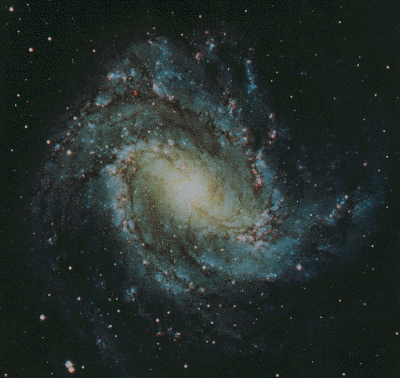
#> input picture Fotos/m83.tif, 400 x 378 px
$ jupyter execute --allow-errors trabalho2.ipynb
#> lines starting #> are read from the running program, lines starting #| are printed output that depends on the picture
# Processamento Digital de Imagens

1001527 - Turma A

Prof. Cesar Henrique Comin

## Análise experimental de complexidade da convolução espacial e por FFT

### Equipe
Igor Teixeira Machado RA: 769708

Rafael Vinícius Passador RA: 790036

## Introdução

Dada uma imagem $f$ e um filtro $w$ de tamanho $a\times b$, a correlação-cruzada para cada pixel $(x,y)$ da imagem é calculada pela fórmula

\begin{equation}
g(x,y)=\sum_{s=0}^{a}\sum_{t=0}^{b}w(s,t)f(x+s-\frac{a}{2}, y+t-\frac{b}{2})
\end{equation}

A convolução é avaliada para todos os valores das variáveis de deslocamento x e y de modo que o centro de w visite cada pixel em f, que supõe-se ter sido preenchido. Analogamente, utiliza-se a mesma equação para calcular a convolução entre um filtro e um sinal.

A FFT y(k) de comprimento $N$ da $N-ésima$ sequência de x(n) é definida como

\begin{equation}
y(k) = \sum_{n=0}^{N-1} e^{-2 \pi j \frac{k n}{N} } x(n)
\end{equation}

e sua inversa é definida como

\begin{equation}
x(n) = \frac{1}{N} \sum_{k=0}^{N-1} e^{2 \pi j \frac{k n}{N} } y(k)
\end{equation}

A partir dessas equações, utiliza-se as funções de implementação da biblioteca scipy.fft, a qual aplica as equações supracitadas de convolução e FFT.

## Instalações Necessárias

* pip install numpy
* python -m pip install -U matplotlib
* pip install scipy

## Implementação

[cell 1]
import numpy as np
import matplotlib.pyplot as plt
from scipy import signal
from scipy.fftpack import fft2, ifft2, fftfreq, fftshift
import timeit
import random
import os

[cell 2]
def random_matrix(n,m):
#> called with n = 5, m = 5
    matrix = np.zeros((n,m))

    for i in range(n):
        for j in range(m):
            matrix[i][j] = random.randint(0, 255)

    return matrix

def filtroTransform(filtro, img):

    filtro = filtro/filtro.sum()

    num_rows, num_cols = img.shape
    img_padded = np.pad(img, ((0, num_rows), (0, num_cols)), mode='constant', constant_values = 0)
    filt_image = np.zeros([2 * num_rows, 2 * num_cols])
    filt_image[num_rows - 3:num_rows + 4, num_cols - 3:num_cols + 4] = filtro

    filt_image = fftshift(filt_image)
    Ffilt = fft2(filt_image)
    freq_r = fftfreq(2 * num_rows)
    freq_c = fftfreq(2 * num_cols)

    Ffilt = fftshift(Ffilt)
    freq_r = fftshift(freq_r)
    freq_c = fftshift(freq_c)

    return Ffilt, freq_r, freq_c

def testeTempoExecucao(sinal, filtro, numeroExecucoes):

    #filtro, _, _ = filtroTransform(filtro, sinal)
    imagemOuSinal = "imagem: " if isImg else "sinal: "
    convolveDirect = np.zeros(sinal.shape, dtype=np.uint16)
    convolveFFT = np.zeros(sinal.shape, dtype=np.uint16)
    convolveDirect_time = timeit.timeit(convolveDirect := lambda : (signal.convolve(sinal, filtro, method='direct')), number = numeroExecucoes)
    lista1.append(convolveDirect_time)
    convolveFFT_time = timeit.timeit(convolveFFT := lambda : (signal.convolve(sinal, filtro, method='fft')), number = numeroExecucoes)
    lista2.append(convolveFFT_time)
    print("Tempo do método direto: %f" % convolveDirect_time + " Tamanho do sinal: " + str(sinal.shape) + " Tamanho do filtro: " + str(filtro.shape))
    print("Tempo do método FFT: %f" % convolveFFT_time + " Tamanho do sinal: " + str(sinal.shape) + " Tamanho do filtro: " + str(filtro.shape))
    compararTempoMetodos(convolveDirect_time, convolveFFT_time)

    return convolveDirect, convolveFFT

def compararTempoMetodos(timeDirect, timeFFT):

    print("Diferença entre os tempos: " + str(abs(timeFFT - timeDirect)))

    if timeDirect < timeFFT:
        print("Método direto é mais rápido")
    else:
        print("Método FFT é mais rápido")
    pass

[cell 3]
# Filtro fixo e sinal váriavel
filtro = random_matrix(5,5)
lista_conv = []
lista_fft = []
#> (the rest of this cell did not finish here and is left out)

[cell 4]
# sinal fixo e filtro variável
sinal = random_matrix(50, 50)
#> (the rest of this cell did not finish here and is left out)

[cell 5]
# imagem fixa e filtro variável
img = plt.imread('Fotos/m83.tif')
#> img is the input picture: shape (378, 400, 4); mean R, G, B, A 38.9, 47.8, 44.7, 255
plt.figure()
plt.imshow(img, cmap='gray')
plt.title("Imagem original")
img = img[:,:,0]
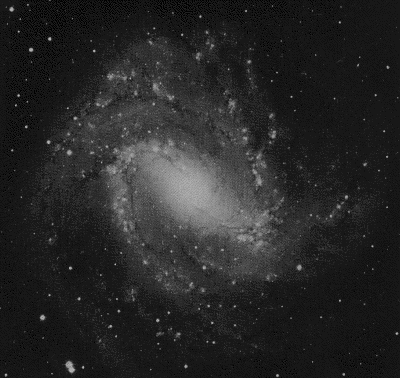
#> img: shape (378, 400); min 0, max 181, mean 38.9
print(img.shape)
#| (378, 400)
#> (the rest of this cell did not finish here and is left out)

[cell 6]
# imagem variável e filtro fixo
lista_conv = []
lista_fft = []
filtro = random_matrix(5,5)
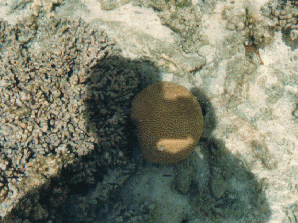
#> input picture Fotos/1shadow.tif, 298 x 223 px
#> further down, img is the input picture: shape (223, 298, 4); mean R, G, B, A 125.2, 127.4, 108.8, 255
#> `img = img[:,:,0]`:
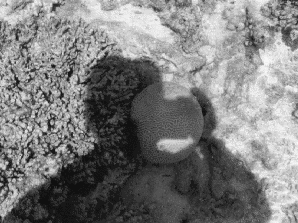
#> img: shape (223, 298); min 16, max 247, mean 125.2
#> (the rest of this cell did not finish here and is left out)

    plt.figure()
    plt.imshow(imgDirect(), cmap='gray')
    plt.title("Método direto")
    plt.figure()
    plt.imshow(imgFFT(), cmap='gray')
    plt.title("Método FFT")
